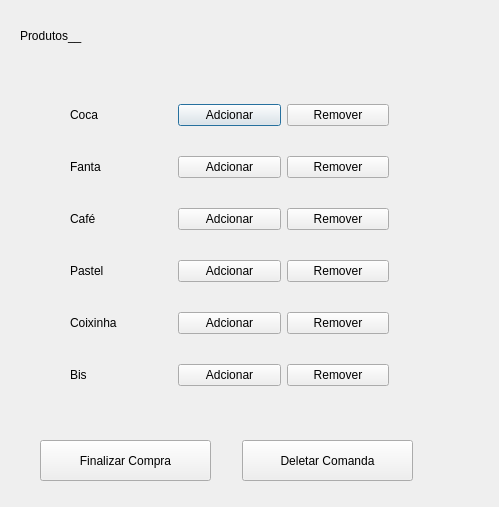
<?xml version="1.0" encoding="UTF-8"?>
<ui version="4.0">
 <class>janelaPagamento</class>
 <widget class="QDialog" name="janelaPagamento">
  <property name="geometry">
   <rect>
    <x>0</x>
    <y>0</y>
    <width>499</width>
    <height>507</height>
   </rect>
  </property>
  <property name="windowTitle">
   <string>Dialog</string>
  </property>
  <widget class="QLabel" name="label_3">
   <property name="geometry">
    <rect>
     <x>20</x>
     <y>10</y>
     <width>161</width>
     <height>51</height>
    </rect>
   </property>
   <property name="styleSheet">
    <string notr="true">font: 16pt &quot;Segoe UI&quot;;
color: rgb(0, 0, 0);</string>
   </property>
   <property name="text">
    <string>Produtos__</string>
   </property>
  </widget>
  <widget class="QWidget" name="verticalLayoutWidget">
   <property name="geometry">
    <rect>
     <x>70</x>
     <y>80</y>
     <width>319</width>
     <height>331</height>
    </rect>
   </property>
   <layout class="QVBoxLayout" name="verticalLayout">
    <item>
     <layout class="QHBoxLayout" name="horizontalLayout_5">
      <item>
       <widget class="QLabel" name="label_6">
        <property name="text">
         <string>Coca</string>
        </property>
       </widget>
      </item>
      <item>
       <widget class="QPushButton" name="CocaButton">
        <property name="text">
         <string>Adcionar</string>
        </property>
       </widget>
      </item>
      <item>
       <widget class="QPushButton" name="RCocaButton">
        <property name="text">
         <string>Remover</string>
        </property>
       </widget>
      </item>
     </layout>
    </item>
    <item>
     <layout class="QHBoxLayout" name="horizontalLayout_4">
      <item>
       <widget class="QLabel" name="label_5">
        <property name="text">
         <string>Fanta</string>
        </property>
       </widget>
      </item>
      <item>
       <widget class="QPushButton" name="FantaButton">
        <property name="text">
         <string>Adcionar</string>
        </property>
       </widget>
      </item>
      <item>
       <widget class="QPushButton" name="RFantaButton">
        <property name="text">
         <string>Remover</string>
        </property>
       </widget>
      </item>
     </layout>
    </item>
    <item>
     <layout class="QHBoxLayout" name="horizontalLayout_6">
      <item>
       <widget class="QLabel" name="label_7">
        <property name="text">
         <string>Café</string>
        </property>
       </widget>
      </item>
      <item>
       <widget class="QPushButton" name="CafeButton">
        <property name="text">
         <string>Adcionar</string>
        </property>
       </widget>
      </item>
      <item>
       <widget class="QPushButton" name="RCafeButton">
        <property name="text">
         <string>Remover</string>
        </property>
       </widget>
      </item>
     </layout>
    </item>
    <item>
     <layout class="QHBoxLayout" name="horizontalLayout_3">
      <item>
       <widget class="QLabel" name="label_4">
        <property name="text">
         <string>Pastel</string>
        </property>
       </widget>
      </item>
      <item>
       <widget class="QPushButton" name="PastelButton">
        <property name="text">
         <string>Adcionar</string>
        </property>
       </widget>
      </item>
      <item>
       <widget class="QPushButton" name="RPastelButton">
        <property name="text">
         <string>Remover</string>
        </property>
       </widget>
      </item>
     </layout>
    </item>
    <item>
     <layout class="QHBoxLayout" name="horizontalLayout_2">
      <item>
       <widget class="QLabel" name="label_2">
        <property name="text">
         <string>Coixinha</string>
        </property>
       </widget>
      </item>
      <item>
       <widget class="QPushButton" name="CoixinhaButton">
        <property name="text">
         <string>Adcionar</string>
        </property>
       </widget>
      </item>
      <item>
       <widget class="QPushButton" name="RCoixinhaButton">
        <property name="text">
         <string>Remover</string>
        </property>
       </widget>
      </item>
     </layout>
    </item>
    <item>
     <layout class="QHBoxLayout" name="horizontalLayout">
      <item>
       <widget class="QLabel" name="label">
        <property name="text">
         <string>Bis</string>
        </property>
       </widget>
      </item>
      <item>
       <widget class="QPushButton" name="BisButton">
        <property name="text">
         <string>Adcionar</string>
        </property>
       </widget>
      </item>
      <item>
       <widget class="QPushButton" name="RBisButton">
        <property name="text">
         <string>Remover</string>
        </property>
       </widget>
      </item>
     </layout>
    </item>
   </layout>
  </widget>
  <widget class="QPushButton" name="FinalizarButton">
   <property name="geometry">
    <rect>
     <x>40</x>
     <y>440</y>
     <width>171</width>
     <height>41</height>
    </rect>
   </property>
   <property name="text">
    <string>Finalizar Compra</string>
   </property>
  </widget>
  <widget class="QPushButton" name="DeletarButton">
   <property name="geometry">
    <rect>
     <x>242</x>
     <y>440</y>
     <width>171</width>
     <height>41</height>
    </rect>
   </property>
   <property name="text">
    <string>Deletar Comanda</string>
   </property>
  </widget>
 </widget>
 <resources/>
 <connections/>
</ui>
